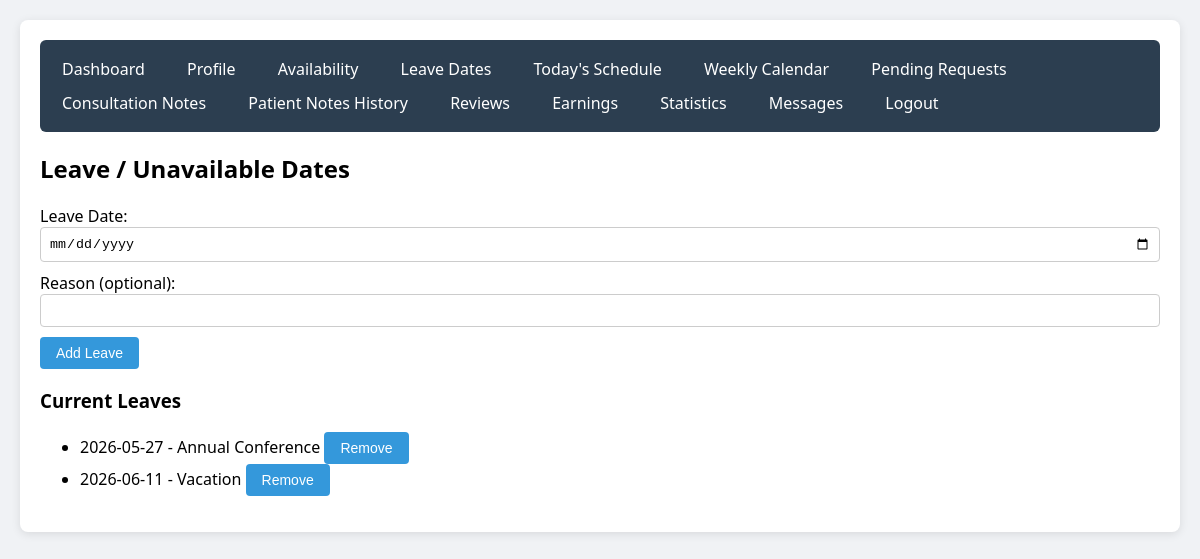
The app's page /Doctor/controllers/DoctorController.php?page=leave_dates (signed in) with its own data.
### tables this page shows
CREATE TABLE `leave_dates` (
  `id` int(11) NOT NULL,
  `doctor_id` int(11) NOT NULL,
  `leave_date` date DEFAULT NULL,
  `reason` varchar(255) DEFAULT NULL
);

### Doctor/models/Doctor.php (called while the page is built, shortened)
<?php
require_once __DIR__ . '/../config/database.php';
class Doctor {
    private $conn;
    public function __construct() {
        $database = new Database();
        $this->conn = $database->getConnection();
    }
    public function getByUserId($user_id) {
        $stmt = $this->conn->prepare("SELECT * FROM doctors WHERE user_id = ?");
        $stmt->bind_param("i", $user_id);
        $stmt->execute();
        return $stmt->get_result()->fetch_assoc();
    }
    public function getLeaveDates($doctor_id) {
        $stmt = $this->conn->prepare("SELECT * FROM leave_dates WHERE doctor_id = ? ORDER BY leave_date");
        $stmt->bind_param("i", $doctor_id);
        $stmt->execute();
        $result = $stmt->get_result();
        $leaves = [];
        while($row = $result->fetch_assoc()) $leaves[] = $row;
        return $leaves;
    }
}
?>

### Doctor/config/database.php (called while the page is built, shortened)
<?php
class Database {
    private $host = "localhost";
    private $db_name = "hospital_db";
    private $username = "root";
    private $password = "";
    public function getConnection() {
        $this->conn = null;
        try {
            $this->conn = new mysqli($this->host, $this->username, $this->password, $this->db_name);
            $this->conn->set_charset("utf8mb4");
        } catch(Exception $e) {
            die("Connection error: " . $e->getMessage());
        }
        return $this->conn;
    }
}
?>

### Doctor/views/doctor/leave_dates.php (the view, shortened to what this page needs)
<?php
$leaves = $doctorModel->getLeaveDates($doctor_data['id']);
?>
<h2>Leave / Unavailable Dates</h2>
<form method="post">
    <label>Leave Date:</label> <input type="date" name="leave_date" required>
    <label>Reason (optional):</label> <input type="text" name="reason">
    <button type="submit" name="add_leave">Add Leave</button>
</form>
<h3>Current Leaves</h3>
<?php if (count($leaves) > 0): ?>
    <ul>
        <?php foreach ($leaves as $leave): ?>
            <li><?php echo $leave['leave_date']; ?> - <?php echo htmlspecialchars($leave['reason'] ?: 'No reason'); ?>
                <form method="post" style="display:inline;">
                    <button type="submit" name="remove_leave">Remove</button>
                </form>
            </li>
        <?php endforeach; ?>
    </ul>
<?php else: ?>
    <p>No leave dates set.</p>
<?php endif; ?>

### Doctor/assets/css/style.css (style rules this page uses)
body { font-family: 'Segoe UI', Tahoma, Geneva, Verdana, sans-serif; background: #f0f2f5; margin: 0; padding: 20px; }
input, select, textarea { padding: 8px; border: 1px solid #ccc; border-radius: 4px; width: 100%; box-sizing: border-box; margin-bottom: 10px; }
button, input[type="submit"] { background: #3498db; color: white; border: none; padding: 8px 16px; cursor: pointer; border-radius: 4px; font-size: 14px; }

### records on screen
leave_dates: leave_date "2026-05-27", reason "Annual Conference"
leave_dates: leave_date "2026-06-11", reason "Vacation"
